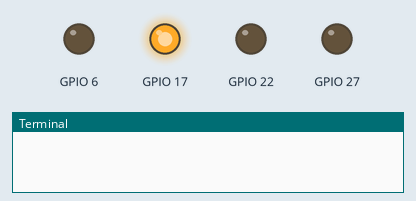
This program was run on a simulated Raspberry Pi (BCM pin numbers). On the bench: output pins drawn as LEDs (lit = HIGH), the last lines printed to the terminal. At 4.7 s the program stops and its outputs stay as they are.

Above: at 0.5 s.
At 1.07 s:
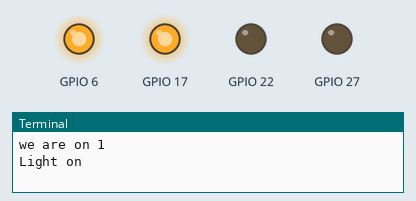
At 1.28 s:
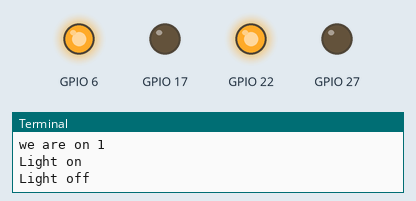
At 1.58 s:
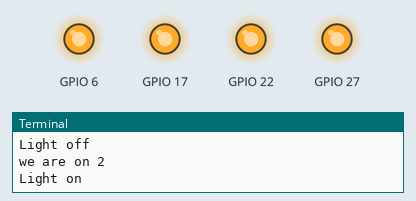
At 2.2 s:
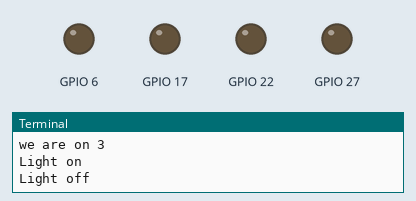
At 2.96 s:
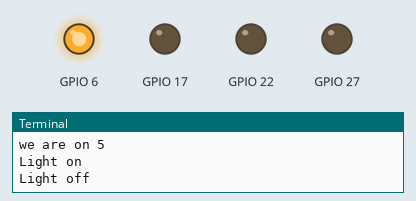
Timing chart, 0 to 3.3 s (numbered marks = the images above):
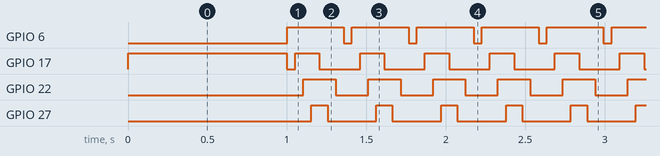

Measured:
- by itself, GPIO 6: alternates HIGH for 0.36 s and LOW for 0.05 s, 18 changes in all, then stays LOW
- by itself, GPIO 17: goes HIGH 1.0 s, LOW 0.05 s, 8 × (HIGH 0.15 s, LOW 0.26 s), HIGH 0.15 s, then LOW
- by itself, GPIO 22: alternates HIGH for 0.20 s and LOW for 0.20 s, 18 changes in all, then stays LOW
- by itself, GPIO 27: alternates HIGH for 0.10 s and LOW for 0.31 s, 18 changes in all, then stays LOW

The program:

on2.py
```python
import RPi.GPIO as GPIO
import time

GPIO.setmode(GPIO.BCM)
GPIO.setwarnings(False)
GPIO.setup(17,GPIO.OUT)
GPIO.setup(27,GPIO.OUT)
GPIO.setup(22,GPIO.OUT)
GPIO.setup(6,GPIO.OUT)

GPIO.output(17,GPIO.HIGH)
time.sleep(1)
GPIO.output(17,GPIO.LOW)


for num in range ( 1,10):
	print "we are on %d" % ( num )
	print "Light on"
	GPIO.output(6,GPIO.HIGH)
	time.sleep(.051)
	GPIO.output(17,GPIO.HIGH)
	time.sleep(.051)
	GPIO.output(22,GPIO.HIGH)
	time.sleep(.051)
	GPIO.output(27,GPIO.HIGH)
	time.sleep(.051)
	print "Light off"
	GPIO.output(17,GPIO.LOW)
	time.sleep(.051)
	GPIO.output(27,GPIO.LOW)
	time.sleep(.051)
	GPIO.output(22,GPIO.LOW)
	time.sleep(.051)
	GPIO.output(6,GPIO.LOW)
	time.sleep(.051)
```
